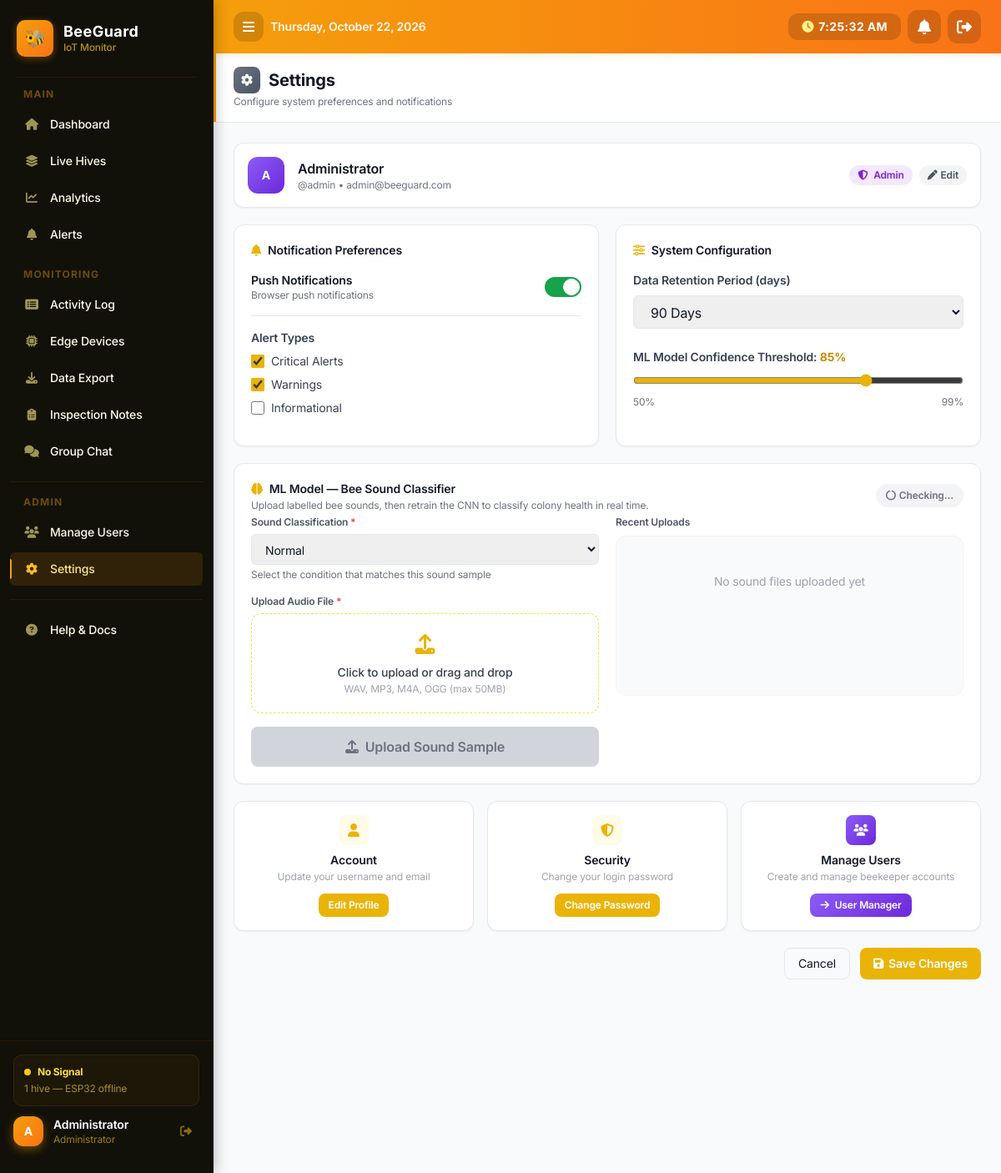
The page /settings.php (signed in) on the database its author committed.
### tables this page shows
CREATE TABLE IF NOT EXISTS users (
    id INT PRIMARY KEY AUTO_INCREMENT,
    full_name VARCHAR(100) DEFAULT NULL,
    username VARCHAR(50) UNIQUE NOT NULL,
    password VARCHAR(255) NOT NULL,
    email VARCHAR(100),
    role ENUM('admin', 'user') DEFAULT 'user',
    account_status ENUM('active', 'inactive') NOT NULL DEFAULT 'active',
    assigned_hive_id INT DEFAULT NULL,
    created_at TIMESTAMP DEFAULT CURRENT_TIMESTAMP
);

### functions.php (called while the page is built, shortened)
<?php
function isAdmin() {
    return isset($_SESSION['role']) && $_SESSION['role'] === 'admin';
}
?>

### settings.php (the view, shortened to what this page needs)
<?php
require_once 'config.php';
require_once 'functions.php';
$stmt = $conn->prepare("SELECT username, email, full_name, role FROM users WHERE id = ?");
$stmt->bind_param("i", $_SESSION['user_id']);
$stmt->execute();
$currentUser = $stmt->get_result()->fetch_assoc();
$conn->query("CREATE TABLE IF NOT EXISTS user_settings (
    id INT PRIMARY KEY AUTO_INCREMENT,
    user_id INT NOT NULL UNIQUE,
    email_notifications TINYINT(1) DEFAULT 1,
    push_notifications TINYINT(1) DEFAULT 1,
    alert_critical TINYINT(1) DEFAULT 1,
    alert_warnings TINYINT(1) DEFAULT 1,
    alert_informational TINYINT(1) DEFAULT 0,
    data_retention VARCHAR(20) DEFAULT '90',
    sync_interval INT DEFAULT 5,
    ml_confidence INT DEFAULT 85,
    auto_backup TINYINT(1) DEFAULT 1,
    updated_at TIMESTAMP DEFAULT CURRENT_TIMESTAMP ON UPDATE CURRENT_TIMESTAMP,
    FOREIGN KEY (user_id) REFERENCES users(id) ON DELETE CASCADE
)");
$stmt = $conn->prepare("SELECT * FROM user_settings WHERE user_id = ?");
$stmt->bind_param("i", $_SESSION['user_id']);
$stmt->execute();
$s = $stmt->get_result()->fetch_assoc();
if (!$s) {
    $s = ['email_notifications'=>1,'push_notifications'=>1,'alert_critical'=>1,'alert_warnings'=>1,'alert_informational'=>0,'data_retention'=>'90','sync_interval'=>5,'ml_confidence'=>85,'auto_backup'=>1];
}
?>
<!DOCTYPE html>
<html lang="en">
<head>
    <script src="https://cdn.tailwindcss.com"></script>
    <link href="https://cdnjs.cloudflare.com/ajax/libs/font-awesome/6.4.0/css/all.min.css" rel="stylesheet">
</head>
<body class="bg-gray-50">
    <?php include 'sidebar.php'; ?>
    <?php include 'header.php'; ?>
    <main class="min-h-screen">
        <div class="page-header px-6 py-4">
            <h1 class="text-xl font-bold text-gray-900 flex items-center gap-2.5">
                <span class="w-8 h-8 rounded-lg flex items-center justify-center"
                      style="background:linear-gradient(135deg,#6B7280,#4B5563);">
                    <i class="fas fa-cog text-white text-sm"></i>
                </span>
                Settings
            </h1>
            <p class="text-gray-500 text-xs mt-0.5">Configure system preferences and notifications</p>
        </div>
        <div class="p-4 sm:p-6">
            <?php
            $dn = $currentUser['full_name'] ?: $currentUser['username'];
            $parts = explode(' ', trim($dn));
            $ini = strtoupper(substr($parts[0],0,1).(count($parts)>1 ? substr($parts[count($parts)-1],0,1) : ''));
            $isAdminUser = $currentUser['role'] === 'admin';
            ?>
            <div class="bg-white rounded-xl p-4 mb-5 flex items-center gap-4 border border-gray-100">
                <div class="w-11 h-11 rounded-xl flex items-center justify-center text-sm font-bold text-white flex-shrink-0"
                     style="background:<?php echo $isAdminUser ? 'linear-gradient(135deg,#8B5CF6,#6D28D9)' : 'linear-gradient(135deg,#F59E0B,#F97316)'; ?>">
                    <?php echo htmlspecialchars($ini); ?>
                </div>
                <div class="flex-1 min-w-0">
                    <p class="font-semibold text-gray-900"><?php echo htmlspecialchars($dn); ?></p>
                    <p class="text-xs text-gray-500 truncate profile-email">@<?php echo htmlspecialchars($currentUser['username']); ?> &bull; <?php echo htmlspecialchars($currentUser['email']); ?></p>
                </div>
                <div class="flex-shrink-0 flex items-center gap-2">
                    <span class="text-xs px-2.5 py-1 rounded-full font-semibold <?php echo $isAdminUser ? 'bg-purple-100 text-purple-700' : 'bg-yellow-100 text-yellow-700'; ?>">
                        <i class="fas <?php echo $isAdminUser ? 'fa-shield-alt' : 'fa-leaf'; ?> mr-1"></i>
                        <?php echo ucfirst($currentUser['role']); ?>
                    </span>
                    <button onclick="openModal('profileModal')"
                        class="text-xs px-2.5 py-1 rounded-full font-semibold bg-gray-100 hover:bg-gray-200 text-gray-600 transition">
                        <i class="fas fa-pen mr-1"></i>Edit
                    </button>
                </div>
            </div>
            <div class="grid grid-cols-1 lg:grid-cols-2 gap-5">
                <div class="bg-white rounded-xl p-5 border border-gray-100">
                    <h3 class="font-semibold text-gray-900 mb-4 flex items-center gap-2 text-sm"><i class="fas fa-bell text-yellow-500"></i>Notification Preferences</h3>
                    <div class="flex justify-between items-center pb-4 mb-4 border-b">
                        <div>
                            <p class="font-semibold text-sm">Push Notifications</p>
                            <p class="text-xs text-gray-500">Browser push notifications</p>
                        </div>
                        <label class="relative inline-flex items-center cursor-pointer">
                            <div class="w-11 h-6 bg-gray-200 peer-focus:outline-none rounded-full peer peer-checked:after:translate-x-full peer-checked:after:border-white after:content-[''] after:absolute after:top-[2px] after:left-[2px] after:bg-white after:border-gray-300 after:border after:rounded-full after:h-5 after:w-5 after:transition-all peer-checked:bg-green-600"></div>
                        </label>
                    </div>
                    <div>
                        <p class="text-sm font-semibold text-gray-700 mb-2">Alert Types</p>
                        <div class="space-y-2">
                            <label class="flex items-center gap-2 cursor-pointer">
                                <input type="checkbox" id="alertCritical" <?php echo $s['alert_critical'] ? 'checked' : ''; ?> class="w-4 h-4 accent-yellow-500 rounded">
                                <span class="text-sm text-gray-700">Critical Alerts</span>
                            </label>
                            <label class="flex items-center gap-2 cursor-pointer">
                                <input type="checkbox" id="alertWarnings" <?php echo $s['alert_warnings'] ? 'checked' : ''; ?> class="w-4 h-4 accent-yellow-500 rounded">
                                <span class="text-sm text-gray-700">Warnings</span>
                            </label>
                            <label class="flex items-center gap-2 cursor-pointer">
                                <input type="checkbox" id="alertInfo" <?php echo $s['alert_informational'] ? 'checked' : ''; ?> class="w-4 h-4 accent-yellow-500 rounded">
                                <span class="text-sm text-gray-700">Informational</span>
                            </label>
                        </div>
                    </div>
                </div>
                <div class="bg-white rounded-xl p-5 border border-gray-100">
                    <h3 class="font-semibold text-gray-900 mb-4 flex items-center gap-2 text-sm"><i class="fas fa-sliders-h text-yellow-500"></i>System Configuration</h3>
                    <div class="mb-6">
                        <label class="block text-sm font-semibold text-gray-700 mb-2">Data Retention Period (days)</label>
                        <select id="dataRetention" class="w-full px-4 py-2 border rounded-lg focus:outline-none focus:border-yellow-400">
                            <option value="90"  <?php echo $s['data_retention']==='90'  ? 'selected' : ''; ?>>90 Days</option>
                        </select>
                    </div>
                    <div class="mb-6">
                        <label class="block text-sm font-semibold text-gray-700 mb-2">
                            ML Model Confidence Threshold: <span id="thresholdVal" class="text-yellow-600 font-bold"><?php echo $s['ml_confidence']; ?>%</span>
                        </label>
                        <input type="range" id="mlConfidence" min="50" max="99" value="<?php echo $s['ml_confidence']; ?>" class="w-full accent-yellow-500"
                            oninput="document.getElementById('thresholdVal').textContent = this.value + '%'">
                        <div class="flex justify-between text-xs text-gray-500 mt-1">
                            <span>50%</span><span>99%</span>
                        </div>
                    </div>
                </div>
            </div>
            <div class="bg-white rounded-xl p-5 mt-5 border border-gray-100">
                <div class="flex items-start justify-between mb-1 gap-4">
                    <div>
                        <h3 class="font-semibold text-gray-900 text-sm flex items-center gap-2">
                            <i class="fas fa-brain text-yellow-500"></i>
                            ML Model — Bee Sound Classifier
                        </h3>
                        <p class="text-xs text-gray-500 mt-0.5">Upload labelled bee sounds, then retrain the CNN to classify colony health in real time.</p>
                    </div>
                    <span id="modelStatusBadge" class="flex-shrink-0 text-xs px-3 py-1.5 rounded-full font-semibold bg-gray-100 text-gray-500 mt-1">
                        <i class="fas fa-circle-notch fa-spin mr-1"></i>Checking…
                    </span>
                </div>
                <div class="grid grid-cols-1 lg:grid-cols-2 gap-5">
                    <div>
                        <div class="mb-4">
                            <label class="block text-xs font-semibold text-gray-600 mb-1.5">Sound Classification <span class="text-red-500">*</span></label>
                            <select id="soundClassification" class="w-full px-3 py-2 border border-gray-200 rounded-lg focus:outline-none focus:border-yellow-400 text-sm">
                                <option value="normal">Normal</option>
                            </select>
                            <p class="text-xs text-gray-500 mt-1">Select the condition that matches this sound sample</p>
                        </div>
                        <div class="mb-4">
                            <label class="block text-xs font-semibold text-gray-600 mb-1.5">Upload Audio File <span class="text-red-500">*</span></label>
                            <div id="dropZone" class="border border-dashed border-yellow-300 rounded-xl p-5 text-center cursor-pointer hover:bg-yellow-50 transition-colors" onclick="document.getElementById('audioFile').click()">
                                <i class="fas fa-upload text-yellow-500 text-2xl mb-2"></i>
                                <p class="text-sm font-medium text-gray-700">Click to upload or drag and drop</p>
                                <p class="text-xs text-gray-400 mt-0.5">WAV, MP3, M4A, OGG (max 50MB)</p>
                            </div>
                        </div>
                        <button id="uploadBtn" onclick="uploadSound()" disabled
                            class="w-full py-3 bg-gray-300 text-gray-500 rounded-lg font-semibold flex items-center justify-center gap-2 cursor-not-allowed transition-all">
                            <i class="fas fa-upload"></i> Upload Sound Sample
                        </button>
                    </div>
                    <div>
                        <p class="text-xs font-semibold text-gray-600 mb-2">Recent Uploads</p>
                        <div id="uploadsWrapper" class="border border-gray-100 rounded-xl p-3 bg-gray-50 min-h-48 max-h-96 overflow-y-auto">
                            <div id="recentUploads">
                                <p class="text-sm text-gray-400 text-center mt-8">No sound files uploaded yet</p>
                            </div>
                        </div>
                    </div>
                </div>
            </div>
            <div class="grid grid-cols-<?php echo isAdmin() ? '3' : '2'; ?> gap-4 mt-5">
                <div class="bg-white rounded-xl p-4 text-center border border-gray-100">
                    <div class="w-9 h-9 bg-yellow-50 rounded-lg flex items-center justify-center mx-auto mb-2">
                        <i class="fas fa-user text-yellow-500"></i>
                    </div>
                    <h3 class="font-semibold text-sm mb-0.5">Account</h3>
                    <p class="text-xs text-gray-400 mb-3">Update your username and email</p>
                    <button onclick="openModal('profileModal')" class="px-3 py-1.5 bg-yellow-500 hover:bg-yellow-600 text-white rounded-lg text-xs font-semibold transition">Edit Profile</button>
                </div>
                <div class="bg-white rounded-xl p-4 text-center border border-gray-100">
                    <div class="w-9 h-9 bg-yellow-50 rounded-lg flex items-center justify-center mx-auto mb-2">
                        <i class="fas fa-shield-alt text-yellow-500"></i>
                    </div>
                    <h3 class="font-semibold text-sm mb-0.5">Security</h3>
                    <p class="text-xs text-gray-400 mb-3">Change your login password</p>
                    <button onclick="openModal('passwordModal')" class="px-3 py-1.5 bg-yellow-500 hover:bg-yellow-600 text-white rounded-lg text-xs font-semibold transition">Change Password</button>
                </div>
                <?php if (isAdmin()): ?>
                <div class="bg-white rounded-xl p-4 text-center border border-purple-100">
                    <div class="w-9 h-9 rounded-lg flex items-center justify-center mx-auto mb-2"
                         style="background:linear-gradient(135deg,#8B5CF6,#6D28D9);">
                        <i class="fas fa-users text-white text-sm"></i>
                    </div>
                    <h3 class="font-semibold text-sm mb-0.5">Manage Users</h3>
                    <p class="text-xs text-gray-400 mb-3">Create and manage beekeeper accounts</p>
                    <a href="users.php"
                       class="inline-block px-3 py-1.5 text-white rounded-lg text-xs font-semibold transition"
                       style="background:linear-gradient(135deg,#8B5CF6,#6D28D9);">
                        <i class="fas fa-arrow-right mr-1"></i> User Manager
                    </a>
                </div>
                <?php endif; ?>
            </div>
            <div class="flex justify-end gap-3 mt-5">
                <button onclick="window.location.reload()" class="px-4 py-2 border border-gray-200 rounded-lg text-sm hover:bg-gray-50 transition">Cancel</button>
                <button onclick="saveSettings()" class="px-4 py-2 bg-yellow-500 text-white rounded-lg text-sm font-semibold hover:bg-yellow-600 transition">
                    <i class="fas fa-save mr-1.5"></i>Save Changes
                </button>
            </div>
        </div>
    </main>
</body>
</html>

### rows shown on the page
users: full_name "A", full_name "Administrator", username "admin", email "admin@beeguard.com", role "Admin"

### other values the page prints
$label "Dashboard Live Hives Analytics Alerts Activity Log Edge Devices Data Export Inspection Notes Group Chat Manage Users Settings Help & Docs"
$_totalHives "1"
$initials "A"
$displayName "Administrator"
$roleLabel "Administrator"
$s['ml_confidence'] "85"
